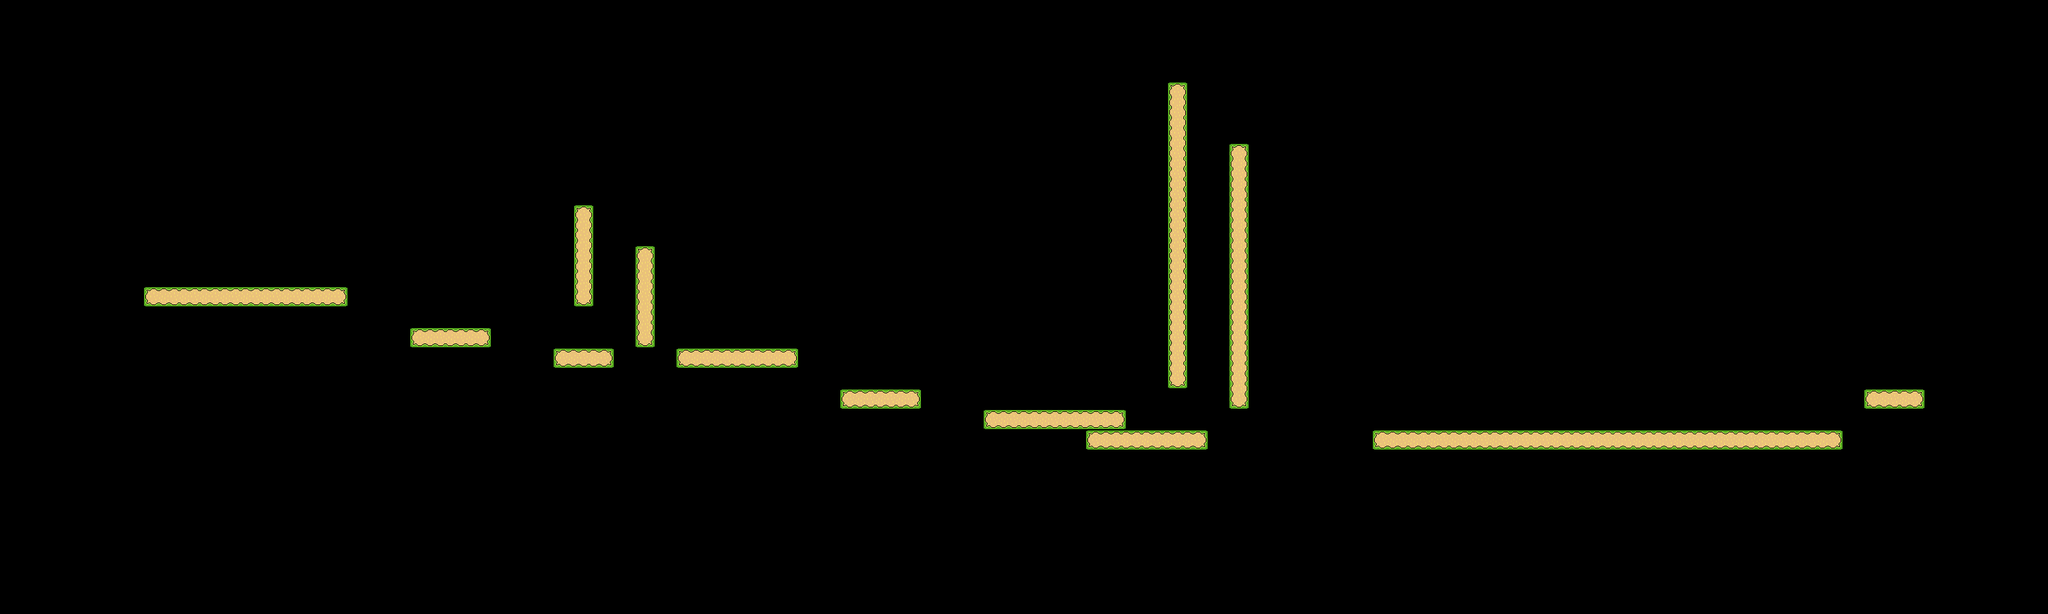

Below is a game level as drawn by its tile map, then a one-line description and the .tmx that defines it (tile-layer data replaced by summaries):
An orthogonal 100x30 tile map with 32x32 px tiles, 1 tile layer (Ground) and 13 objects.

<map version="1.5" tiledversion="1.7.1" orientation="orthogonal" renderorder="right-down" width="100" height="30" tilewidth="32" tileheight="32" infinite="0" nextlayerid="29" nextobjectid="105">
 <editorsettings>
  <export target="LevelTilemap_level11.json" format="json" />
 </editorsettings>
 <properties>
  <property name="extraText" value="" />
  <property name="levelIndex" type="int" value="11" />
  <property name="levelName" value="Level 11" />
  <property name="levelNameOffsetY" type="int" value="-80" />
  <property name="levelNameShortened" value="11" />
  <property name="numberOfSlimes" type="int" value="8" />
 </properties>
 <tileset firstgid="1" name="tileset" tilewidth="32" tileheight="32" tilecount="36" columns="6">
  <image source="../../artwork/tileset.png" width="192" height="192" />
  <tile id="0">
   <properties>
    <property name="collides" type="bool" value="true" />
   </properties>
  </tile>
  <tile id="1">
   <properties>
    <property name="collides" type="bool" value="true" />
   </properties>
  </tile>
  <tile id="2">
   <properties>
    <property name="collides" type="bool" value="true" />
   </properties>
  </tile>
  <tile id="3">
   <properties>
    <property name="collides" type="bool" value="true" />
   </properties>
  </tile>
  <tile id="4">
   <properties>
    <property name="collides" type="bool" value="false" />
   </properties>
  </tile>
  <tile id="5">
   <properties>
    <property name="collides" type="bool" value="false" />
   </properties>
  </tile>
  <tile id="6">
   <properties>
    <property name="collides" type="bool" value="true" />
   </properties>
  </tile>
  <tile id="7">
   <properties>
    <property name="collides" type="bool" value="true" />
   </properties>
  </tile>
  <tile id="8">
   <properties>
    <property name="collides" type="bool" value="true" />
   </properties>
  </tile>
  <tile id="9">
   <properties>
    <property name="collides" type="bool" value="true" />
   </properties>
  </tile>
  <tile id="10">
   <properties>
    <property name="collides" type="bool" value="false" />
   </properties>
  </tile>
  <tile id="11">
   <properties>
    <property name="collides" type="bool" value="false" />
   </properties>
  </tile>
  <tile id="12">
   <properties>
    <property name="collides" type="bool" value="true" />
   </properties>
  </tile>
  <tile id="13">
   <properties>
    <property name="collides" type="bool" value="true" />
   </properties>
  </tile>
  <tile id="14">
   <properties>
    <property name="collides" type="bool" value="true" />
   </properties>
  </tile>
  <tile id="15">
   <properties>
    <property name="collides" type="bool" value="true" />
   </properties>
  </tile>
  <tile id="16">
   <properties>
    <property name="collides" type="bool" value="false" />
    <property name="expValue" type="int" value="3" />
    <property name="isFlying" type="bool" value="true" />
    <property name="level" type="int" value="1" />
    <property name="objectTag" value="slimeEnemy" />
   </properties>
  </tile>
  <tile id="17">
   <properties>
    <property name="collides" type="bool" value="false" />
    <property name="expValue" type="int" value="3" />
    <property name="isFlying" type="bool" value="false" />
    <property name="level" type="int" value="1" />
    <property name="objectTag" value="slimeEnemy" />
   </properties>
  </tile>
  <tile id="18">
   <properties>
    <property name="collides" type="bool" value="true" />
   </properties>
  </tile>
  <tile id="19">
   <properties>
    <property name="collides" type="bool" value="true" />
   </properties>
  </tile>
  <tile id="20">
   <properties>
    <property name="collides" type="bool" value="true" />
   </properties>
  </tile>
  <tile id="21">
   <properties>
    <property name="collides" type="bool" value="true" />
   </properties>
  </tile>
  <tile id="22">
   <properties>
    <property name="collides" type="bool" value="false" />
    <property name="expValue" type="int" value="5" />
    <property name="isFlying" type="bool" value="true" />
    <property name="level" type="int" value="2" />
    <property name="objectTag" value="slimeEnemy" />
   </properties>
  </tile>
  <tile id="23">
   <properties>
    <property name="collides" type="bool" value="false" />
    <property name="expValue" type="int" value="5" />
    <property name="isFlying" type="bool" value="false" />
    <property name="level" type="int" value="2" />
    <property name="objectTag" value="slimeEnemy" />
   </properties>
  </tile>
  <tile id="24">
   <properties>
    <property name="collides" type="bool" value="false" />
    <property name="direction" value="right" />
    <property name="objectTag" value="spike" />
    <property name="spriteName" value="rightSpikes" />
   </properties>
  </tile>
  <tile id="25">
   <properties>
    <property name="collides" type="bool" value="false" />
    <property name="direction" value="left" />
    <property name="objectTag" value="spike" />
    <property name="spriteName" value="leftSpikes" />
   </properties>
  </tile>
  <tile id="26">
   <properties>
    <property name="collides" type="bool" value="false" />
    <property name="direction" value="down" />
    <property name="objectTag" value="spike" />
    <property name="spriteName" value="downSpikes" />
   </properties>
  </tile>
  <tile id="27">
   <properties>
    <property name="collides" type="bool" value="false" />
    <property name="direction" value="up" />
    <property name="objectTag" value="spike" />
    <property name="spriteName" value="upSpikes" />
   </properties>
  </tile>
  <tile id="28">
   <properties>
    <property name="collides" type="bool" value="false" />
    <property name="expValue" type="int" value="10" />
    <property name="isFlying" type="bool" value="true" />
    <property name="level" type="int" value="3" />
    <property name="objectTag" value="slimeEnemy" />
   </properties>
  </tile>
  <tile id="29">
   <properties>
    <property name="collides" type="bool" value="false" />
    <property name="expValue" type="int" value="10" />
    <property name="isFlying" type="bool" value="false" />
    <property name="level" type="int" value="3" />
    <property name="objectTag" value="slimeEnemy" />
   </properties>
  </tile>
  <tile id="30">
   <properties>
    <property name="collides" type="bool" value="false" />
    <property name="objectTag" value="endOfLevel" />
   </properties>
  </tile>
  <tile id="31">
   <properties>
    <property name="collides" type="bool" value="false" />
    <property name="objectTag" value="pickUp" />
    <property name="pickUpType" value="doubleJump" />
    <property name="spriteName" value="doubleJump" />
   </properties>
  </tile>
  <tile id="32">
   <properties>
    <property name="collides" type="bool" value="false" />
    <property name="objectTag" value="pickUp" />
   </properties>
  </tile>
  <tile id="33">
   <properties>
    <property name="collides" type="bool" value="false" />
   </properties>
  </tile>
  <tile id="34">
   <properties>
    <property name="collides" type="bool" value="false" />
   </properties>
  </tile>
  <tile id="35">
   <properties>
    <property name="collides" type="bool" value="false" />
    <property name="objectTag" value="playerSpawn" />
   </properties>
  </tile>
 </tileset>
 <layer id="6" name="Ground" width="100" height="30">
  <data>[3000 cells, 104 non-empty, 6 distinct tile ids]</data>
 </layer>
 <objectgroup id="28" name="GameObjects">
  <object id="84" gid="31" x="2944" y="608" width="32" height="32" />
  <object id="90" gid="36" x="256" y="448" width="32" height="32" />
  <object id="92" gid="25" x="1856" y="608" width="32" height="32" />
  <object id="94" gid="29" x="2608" y="600" width="32" height="32" />
  <object id="95" gid="24" x="1920" y="224" width="32" height="32" />
  <object id="96" gid="17" x="1728" y="512" width="32" height="32" />
  </objectgroup>
</map>
<!-- 7 of 13 objects omitted -->
